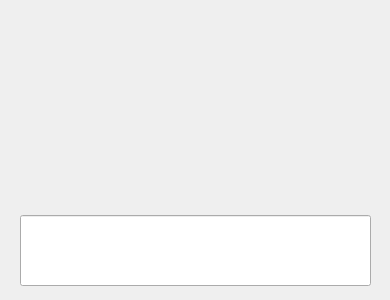
<?xml version="1.0" encoding="UTF-8"?>
<ui version="4.0">
 <class>MsgDialog</class>
 <widget class="QDialog" name="MsgDialog">
  <property name="windowModality">
   <enum>Qt::WindowModal</enum>
  </property>
  <property name="geometry">
   <rect>
    <x>0</x>
    <y>0</y>
    <width>390</width>
    <height>300</height>
   </rect>
  </property>
  <property name="windowTitle">
   <string>Dialog</string>
  </property>
  <property name="styleSheet">
   <string notr="true"/>
  </property>
  <widget class="QLineEdit" name="TargetUser">
   <property name="geometry">
    <rect>
     <x>20</x>
     <y>215</y>
     <width>351</width>
     <height>71</height>
    </rect>
   </property>
   <property name="font">
    <font>
     <family>Typewriter Royal 200</family>
     <pointsize>30</pointsize>
    </font>
   </property>
   <property name="text">
    <string/>
   </property>
   <property name="alignment">
    <set>Qt::AlignCenter</set>
   </property>
  </widget>
  <widget class="QLabel" name="MsgLabel">
   <property name="geometry">
    <rect>
     <x>10</x>
     <y>10</y>
     <width>381</width>
     <height>201</height>
    </rect>
   </property>
   <property name="font">
    <font>
     <family>Typewriter Royal 200</family>
     <pointsize>22</pointsize>
    </font>
   </property>
   <property name="frameShadow">
    <enum>QFrame::Raised</enum>
   </property>
   <property name="midLineWidth">
    <number>0</number>
   </property>
   <property name="text">
    <string/>
   </property>
   <property name="alignment">
    <set>Qt::AlignCenter</set>
   </property>
   <property name="wordWrap">
    <bool>true</bool>
   </property>
  </widget>
 </widget>
 <resources/>
 <connections>
  <connection>
   <sender>TargetUser</sender>
   <signal>returnPressed()</signal>
   <receiver>MsgDialog</receiver>
   <slot>checkAndClose()</slot>
   <hints>
    <hint type="sourcelabel">
     <x>145</x>
     <y>244</y>
    </hint>
    <hint type="destinationlabel">
     <x>384</x>
     <y>244</y>
    </hint>
   </hints>
  </connection>
 </connections>
 <slots>
  <slot>checkAndClose()</slot>
 </slots>
</ui>
